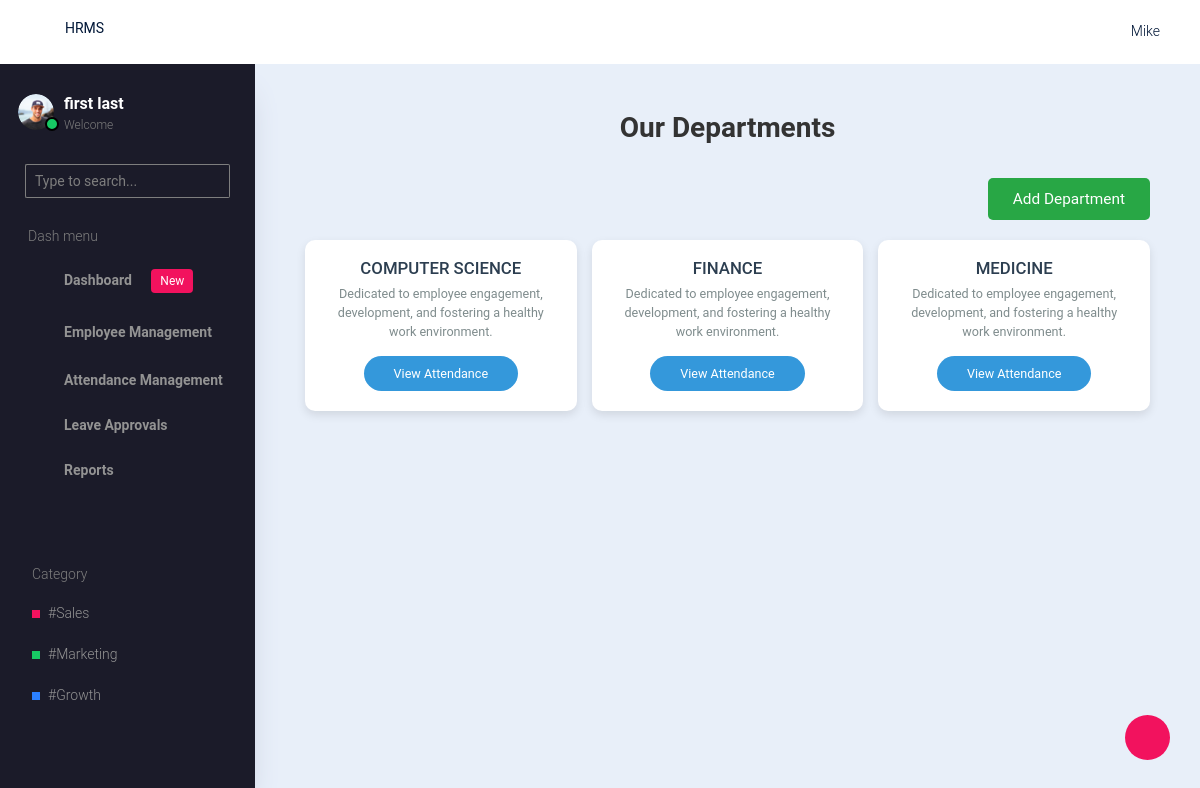
Page /attendance/department on the earlier database version.
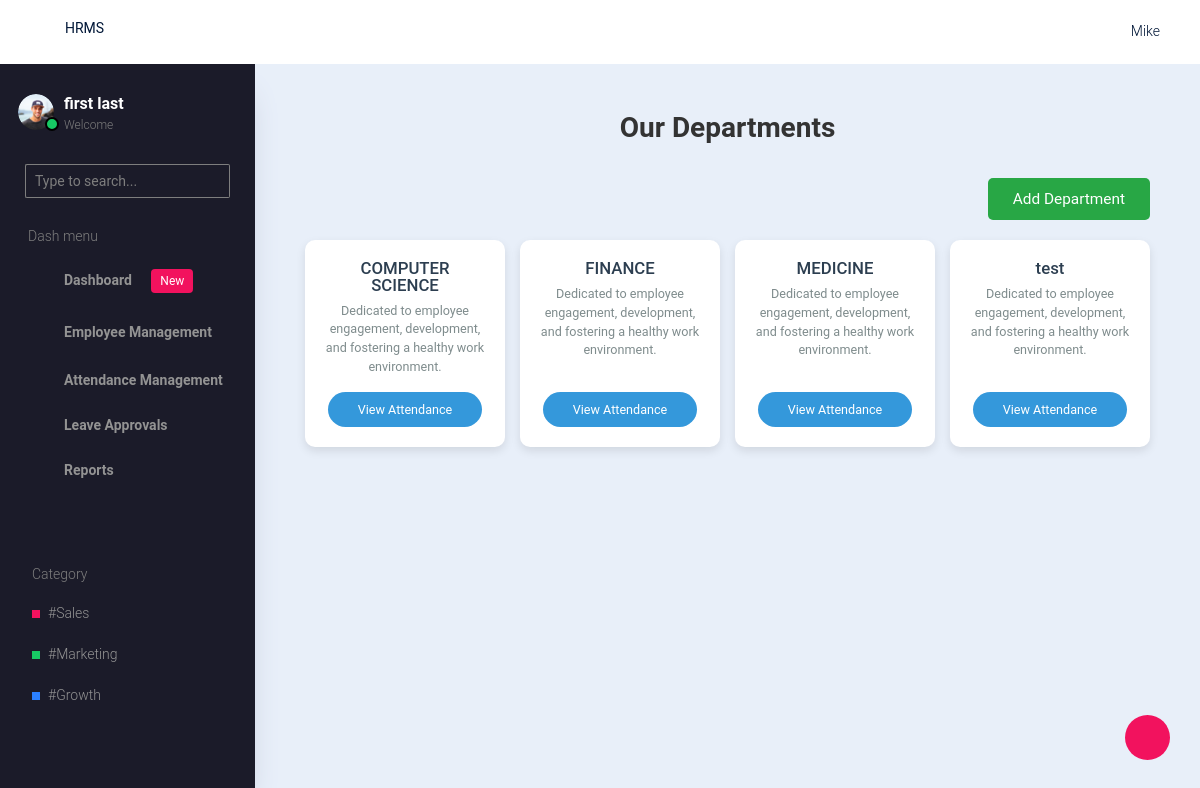
Same page on the later database version.
### accounts/models.py (models this page shows, shortened)
class Department(models.Model):
    name = models.CharField(max_length=100, default='ADMIN')
    work_start_time = models.TimeField(null=True, blank=True)
    work_end_time = models.TimeField(null=True, blank=True)
    late_checkin_buffer = models.IntegerField(default=10)  # Buffer in minutes

### hrms/views.py (the view, shortened to what this page needs)
# urls.py: path('attendance/department',departments,name='departments'),
def departments(request):
    departments = Department.objects.exclude(name="ADMIN")
    context = {"departments": departments}
    return render(request, "hrms/admin/attendance-management/departments.html", context)

### hrms/templates/hrms/admin/attendance-management/departments.html (shortened to what this page needs)
{% extends 'hrms/admin/base.html' %}
{% block content %}
<div class="department-page">
    <h1>Our Departments</h1> <br>
    <div class="add-department-btn-container">
        <button class="add-department-btn" id="add-department-btn">Add Department</button>
    </div>
    <div class="department-container">
        {% for department in departments %}
        <div class="department-card">
            <h2>{{ department.name }}</h2>
            <p>Dedicated to employee engagement, development, and fostering a healthy work environment.</p>
            <a href="{% url 'depattendance' department.id %}" class="view-attendance-btn">View Attendance</a>
        </div>
        {% endfor %}
    </div>
</div>
{% endblock %}

Differences in the rows shown:
added Department: name "test"
